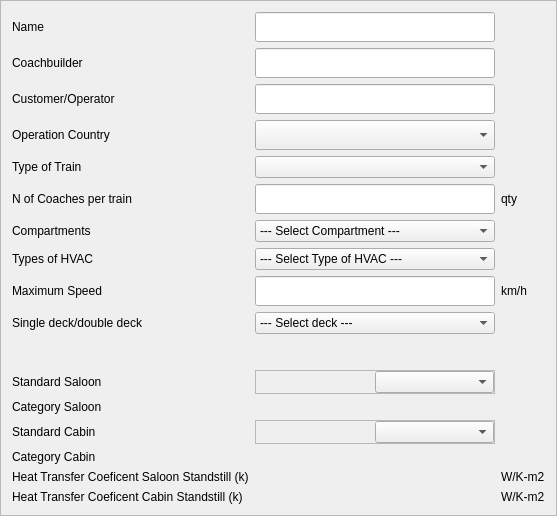
                                        <widget class="QFrame" name="frame_4">
                                         <property name="styleSheet">
                                          <string notr="true"/>
                                         </property>
                                         <property name="frameShape">
                                          <enum>QFrame::StyledPanel</enum>
                                         </property>
                                         <property name="frameShadow">
                                          <enum>QFrame::Raised</enum>
                                         </property>
                                         <layout class="QGridLayout" name="gridLayout_3">
                                          <item row="14" column="5">
                                           <widget class="QFrame" name="frame_6">
                                            <property name="frameShape">
                                             <enum>QFrame::StyledPanel</enum>
                                            </property>
                                            <property name="frameShadow">
                                             <enum>QFrame::Raised</enum>
                                            </property>
                                            <layout class="QHBoxLayout" name="horizontalLayout_8">
                                             <property name="spacing">
                                              <number>0</number>
                                             </property>
                                             <property name="leftMargin">
                                              <number>0</number>
                                             </property>
                                             <property name="topMargin">
                                              <number>0</number>
                                             </property>
                                             <property name="rightMargin">
                                              <number>0</number>
                                             </property>
                                             <property name="bottomMargin">
                                              <number>0</number>
                                             </property>
                                             <item>
                                              <widget class="QLabel" name="lblStandardSaloon">
                                               <property name="text">
                                                <string/>
                                               </property>
                                              </widget>
                                             </item>
                                             <item>
                                              <widget class="QComboBox" name="cmbxStandardSaloon">
                                               <property name="maximumSize">
                                                <size>
                                                 <width>16777215</width>
                                                 <height>30</height>
                                                </size>
                                               </property>
                                              </widget>
                                             </item>
                                            </layout>
                                           </widget>
                                          </item>
                                          <item row="16" column="5">
                                           <widget class="QFrame" name="frame_7">
                                            <property name="frameShape">
                                             <enum>QFrame::StyledPanel</enum>
                                            </property>
                                            <property name="frameShadow">
                                             <enum>QFrame::Raised</enum>
                                            </property>
                                            <layout class="QHBoxLayout" name="horizontalLayout_10">
                                             <property name="spacing">
                                              <number>0</number>
                                             </property>
                                             <property name="leftMargin">
                                              <number>0</number>
                                             </property>
                                             <property name="topMargin">
                                              <number>0</number>
                                             </property>
                                             <property name="rightMargin">
                                              <number>0</number>
                                             </property>
                                             <property name="bottomMargin">
                                              <number>0</number>
                                             </property>
                                             <item>
                                              <widget class="QLabel" name="lblStandardCabin">
                                               <property name="text">
                                                <string/>
                                               </property>
                                              </widget>
                                             </item>
                                             <item>
                                              <widget class="QComboBox" name="cmbxStandardCabin">
                                               <property name="maximumSize">
                                                <size>
                                                 <width>16777215</width>
                                                 <height>30</height>
                                                </size>
                                               </property>
                                              </widget>
                                             </item>
                                            </layout>
                                           </widget>
                                          </item>
                                          <item row="6" column="1">
                                           <widget class="QLabel" name="label_7">
                                            <property name="text">
                                             <string>Operation Country</string>
                                            </property>
                                           </widget>
                                          </item>
                                          <item row="9" column="5">
                                           <widget class="QComboBox" name="cmbxCompartmentProject">
                                            <property name="maximumSize">
                                             <size>
                                              <width>16777215</width>
                                              <height>30</height>
                                             </size>
                                            </property>
                                            <item>
                                             <property name="text">
                                              <string>--- Select Compartment ---</string>
                                             </property>
                                            </item>
                                            <item>
                                             <property name="text">
                                              <string>No compartments</string>
                                             </property>
                                            </item>
                                            <item>
                                             <property name="text">
                                              <string>Sleeping coaches</string>
                                             </property>
                                            </item>
                                            <item>
                                             <property name="text">
                                              <string>No sleeping coaches</string>
                                             </property>
                                            </item>
                                           </widget>
                                          </item>
                                          <item row="4" column="5">
                                           <widget class="QLineEdit" name="txtCoachBuilderProject">
                                            <property name="minimumSize">
                                             <size>
                                              <width>0</width>
                                              <height>30</height>
                                             </size>
                                            </property>
                                           </widget>
                                          </item>
                                          <item row="8" column="1">
                                           <widget class="QLabel" name="label_14">
                                            <property name="text">
                                             <string>N of Coaches per train</string>
                                            </property>
                                           </widget>
                                          </item>
                                          <item row="7" column="1">
                                           <widget class="QLabel" name="label_8">
                                            <property name="text">
                                             <string>Type of Train</string>
                                            </property>
                                           </widget>
                                          </item>
                                          <item row="11" column="1">
                                           <widget class="QLabel" name="label_9">
                                            <property name="text">
                                             <string>Maximum Speed</string>
                                            </property>
                                           </widget>
                                          </item>
                                          <item row="11" column="5">
                                           <widget class="QLineEdit" name="txtMaximumSpeedProject">
                                            <property name="minimumSize">
                                             <size>
                                              <width>0</width>
                                              <height>30</height>
                                             </size>
                                            </property>
                                            <property name="maximumSize">
                                             <size>
                                              <width>16777215</width>
                                              <height>30</height>
                                             </size>
                                            </property>
                                            <property name="inputMethodHints">
                                             <set>Qt::ImhDigitsOnly</set>
                                            </property>
                                           </widget>
                                          </item>
                                          <item row="8" column="5">
                                           <widget class="QLineEdit" name="txtNCoachesPerTrainProject">
                                            <property name="minimumSize">
                                             <size>
                                              <width>0</width>
                                              <height>30</height>
                                             </size>
                                            </property>
                                           </widget>
                                          </item>
                                          <item row="10" column="1">
                                           <widget class="QLabel" name="label_13">
                                            <property name="text">
                                             <string>Types of HVAC</string>
                                            </property>
                                           </widget>
                                          </item>
                                          <item row="9" column="1">
                                           <widget class="QLabel" name="label_12">
                                            <property name="text">
                                             <string>Compartments</string>
                                            </property>
                                           </widget>
                                          </item>
                                          <item row="5" column="5">
                                           <widget class="QLineEdit" name="txtCustomerOperatorProject">
                                            <property name="minimumSize">
                                             <size>
                                              <width>0</width>
                                              <height>30</height>
                                             </size>
                                            </property>
                                           </widget>
                                          </item>
                                          <item row="12" column="1">
                                           <widget class="QLabel" name="label_10">
                                            <property name="text">
                                             <string>Single deck/double deck</string>
                                            </property>
                                           </widget>
                                          </item>
                                          <item row="4" column="1">
                                           <widget class="QLabel" name="label_6">
                                            <property name="text">
                                             <string>Coachbuilder</string>
                                            </property>
                                           </widget>
                                          </item>
                                          <item row="5" column="1">
                                           <widget class="QLabel" name="label_11">
                                            <property name="text">
                                             <string>Customer/Operator</string>
                                            </property>
                                           </widget>
                                          </item>
                                          <item row="3" column="5">
                                           <widget class="QLineEdit" name="txtNameProject">
                                            <property name="minimumSize">
                                             <size>
                                              <width>240</width>
                                              <height>30</height>
                                             </size>
                                            </property>
                                           </widget>
                                          </item>
                                          <item row="10" column="5">
                                           <widget class="QComboBox" name="cmbxTypesOfHVACProject">
                                            <property name="maximumSize">
                                             <size>
                                              <width>16777215</width>
                                              <height>30</height>
                                             </size>
                                            </property>
                                            <item>
                                             <property name="text">
                                              <string>--- Select Type of HVAC ---</string>
                                             </property>
                                            </item>
                                            <item>
                                             <property name="text">
                                              <string>HVAC</string>
                                             </property>
                                            </item>
                                            <item>
                                             <property name="text">
                                              <string>HV</string>
                                             </property>
                                            </item>
                                           </widget>
                                          </item>
                                          <item row="7" column="5">
                                           <widget class="QComboBox" name="cmbxTypeOfTrainProject">
                                            <property name="maximumSize">
                                             <size>
                                              <width>16777215</width>
                                              <height>30</height>
                                             </size>
                                            </property>
                                           </widget>
                                          </item>
                                          <item row="3" column="1">
                                           <widget class="QLabel" name="label_5">
                                            <property name="text">
                                             <string>Name</string>
                                            </property>
                                           </widget>
                                          </item>
                                          <item row="6" column="5">
                                           <widget class="QComboBox" name="cmbxOperationCountryProject">
                                            <property name="minimumSize">
                                             <size>
                                              <width>0</width>
                                              <height>30</height>
                                             </size>
                                            </property>
                                            <property name="maximumSize">
                                             <size>
                                              <width>16777215</width>
                                              <height>30</height>
                                             </size>
                                            </property>
                                           </widget>
                                          </item>
                                          <item row="12" column="5">
                                           <widget class="QComboBox" name="cmbxSigleDeckDoubleDeck">
                                            <property name="maximumSize">
                                             <size>
                                              <width>16777215</width>
                                              <height>30</height>
                                             </size>
                                            </property>
                                            <item>
                                             <property name="text">
                                              <string>--- Select deck ---</string>
                                             </property>
                                            </item>
                                            <item>
                                             <property name="text">
                                              <string>Single deck coach</string>
                                             </property>
                                            </item>
                                            <item>
                                             <property name="text">
                                              <string>Double deck coach</string>
                                             </property>
                                            </item>
                                           </widget>
                                          </item>
                                          <item row="18" column="1">
                                           <widget class="QLabel" name="label_21">
                                            <property name="styleSheet">
                                             <string notr="true">font: 8.5pt &quot;Calibri&quot;;</string>
                                            </property>
                                            <property name="text">
                                             <string>Heat Transfer Coeficent Saloon Standstill (k)</string>
                                            </property>
                                           </widget>
                                          </item>
                                          <item row="14" column="1">
                                           <widget class="QLabel" name="label_17">
                                            <property name="text">
                                             <string>Standard Saloon</string>
                                            </property>
                                           </widget>
                                          </item>
                                          <item row="16" column="1">
                                           <widget class="QLabel" name="label_19">
                                            <property name="text">
                                             <string>Standard Cabin</string>
                                            </property>
                                           </widget>
                                          </item>
                                          <item row="17" column="1">
                                           <widget class="QLabel" name="label_20">
                                            <property name="text">
                                             <string>Category Cabin</string>
                                            </property>
                                           </widget>
                                          </item>
                                          <item row="15" column="1">
                                           <widget class="QLabel" name="label_18">
                                            <property name="text">
                                             <string>Category Saloon</string>
                                            </property>
                                           </widget>
                                          </item>
                                          <item row="13" column="1">
                                           <spacer name="verticalSpacer">
                                            <property name="orientation">
                                             <enum>Qt::Vertical</enum>
                                            </property>
                                            <property name="sizeType">
                                             <enum>QSizePolicy::Fixed</enum>
                                            </property>
                                            <property name="sizeHint" stdset="0">
                                             <size>
                                              <width>20</width>
                                              <height>30</height>
                                             </size>
                                            </property>
                                           </spacer>
                                          </item>
                                          <item row="8" column="6">
                                           <widget class="QLabel" name="label_22">
                                            <property name="text">
                                             <string>qty</string>
                                            </property>
                                           </widget>
                                          </item>
                                          <item row="18" column="6">
                                           <widget class="QLabel" name="label_24">
                                            <property name="text">
                                             <string>W/K-m2</string>
                                            </property>
                                           </widget>
                                          </item>
                                          <item row="11" column="6">
                                           <widget class="QLabel" name="label_23">
                                            <property name="text">
                                             <string>km/h</string>
                                            </property>
                                           </widget>
                                          </item>
                                          <item row="15" column="5">
                                           <widget class="QLabel" name="lblCategorySaloon">
                                            <property name="text">
                                             <string/>
                                            </property>
                                           </widget>
                                          </item>
                                          <item row="17" column="5">
                                           <widget class="QLabel" name="lblCategoryCabin">
                                            <property name="text">
                                             <string/>
                                            </property>
                                           </widget>
                                          </item>
                                          <item row="18" column="5">
                                           <widget class="QLabel" name="lblHeatTransferSaloon">
                                            <property name="text">
                                             <string/>
                                            </property>
                                           </widget>
                                          </item>
                                          <item row="19" column="1">
                                           <widget class="QLabel" name="label_39">
                                            <property name="styleSheet">
                                             <string notr="true">font: 8.5pt &quot;Calibri&quot;;</string>
                                            </property>
                                            <property name="text">
                                             <string>Heat Transfer Coeficent Cabin Standstill (k)</string>
                                            </property>
                                           </widget>
                                          </item>
                                          <item row="19" column="5">
                                           <widget class="QLabel" name="lblHeatTransferCabin">
                                            <property name="text">
                                             <string/>
                                            </property>
                                           </widget>
                                          </item>
                                          <item row="19" column="6">
                                           <widget class="QLabel" name="label_43">
                                            <property name="text">
                                             <string>W/K-m2</string>
                                            </property>
                                           </widget>
                                          </item>
                                         </layout>
                                        </widget>
